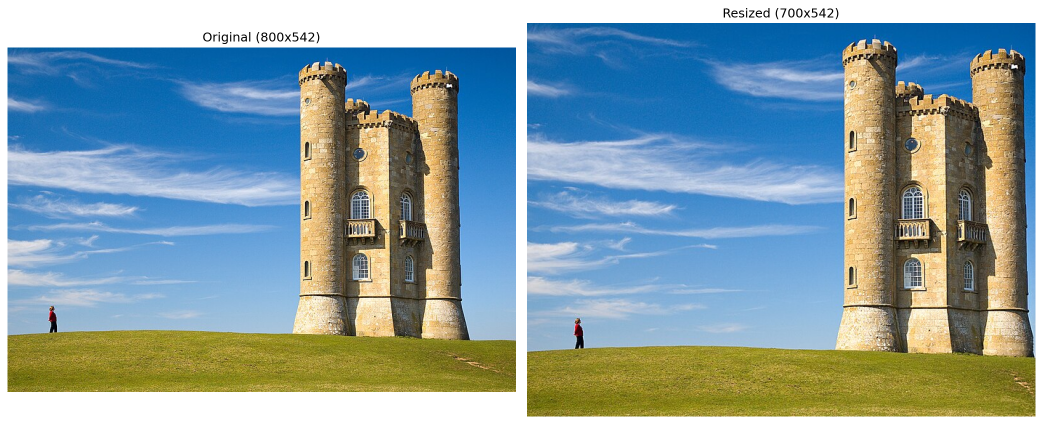
#> input picture 100_seams/100_seams_comparison.png, 2085 x 848 px, given in place of Input.jpg, which was not available (shown at 1/2 size)
$ python test.py
#> lines starting #> are read from the running program, lines starting #| are printed output that depends on the picture; pictures that were not available may be replaced by others from this repository, and a replacement may not be noted
### seam_carving.py
import numpy as np
from PIL import Image
import matplotlib.pyplot as plt
from scipy import ndimage
from numba import jit

class SeamCarver:
    """
    Optimized implementation of Seam Carving algorithm for content-aware image resizing.
    Based on Shortest Path on DAG approach with performance optimizations.
    """

    def __init__(self, image_path):
        """Initialize with image path."""
#> called with image_path = 'Input.jpg'
        self.original_image = np.array(Image.open(image_path))
#> self.original_image is the input picture: shape (848, 2085, 4); mean R, G, B, A 134.8, 158.4, 163.9, 255
        self.image = self.original_image.copy()
        self.height, self.width = self.image.shape[:2]
#> self.height = 848; self.width = 2085

    def calculate_energy(self):
        """
        Calculate energy map using gradient magnitude - OPTIMIZED.
        Uses scipy's Sobel filters for faster computation.
        """
        # Convert to grayscale if color
        if len(self.image.shape) == 3:
            gray = np.dot(self.image[...,:3], [0.2989, 0.5870, 0.1140])
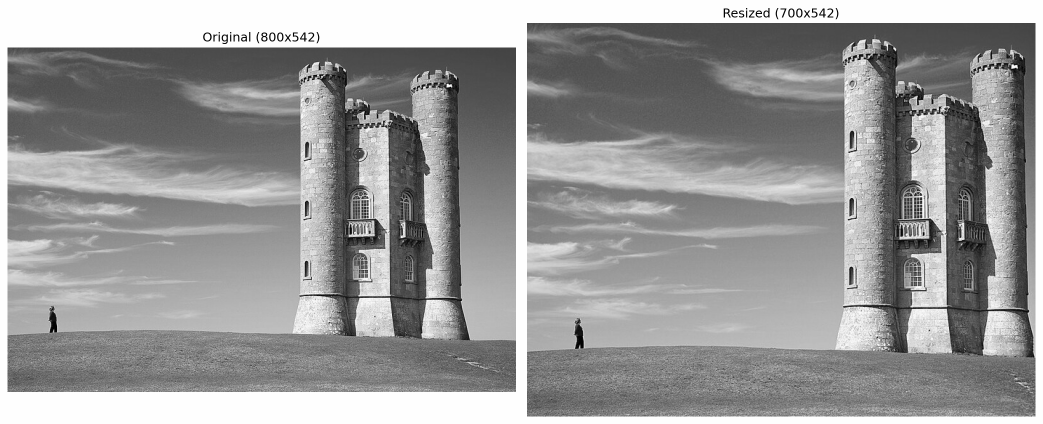
#> gray: shape (848, 2085) float64 (shown at 1/2 size); min 0, max 255, mean 151.9
        else:
            gray = self.image.astype(np.float64)

        # Use scipy's optimized Sobel filters
        dx = ndimage.sobel(gray, axis=1)
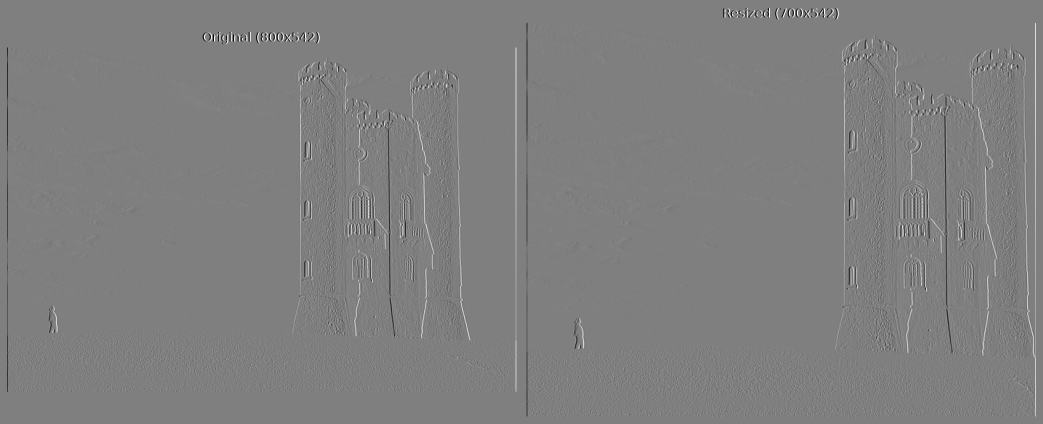
#> dx: shape (848, 2085) float64 (shown at 1/2 size); min -1019.9, max 1019.9, mean 0; drawn with min black and max white
        dy = ndimage.sobel(gray, axis=0)

        # Energy is the magnitude of gradient
        energy = np.hypot(dx, dy)
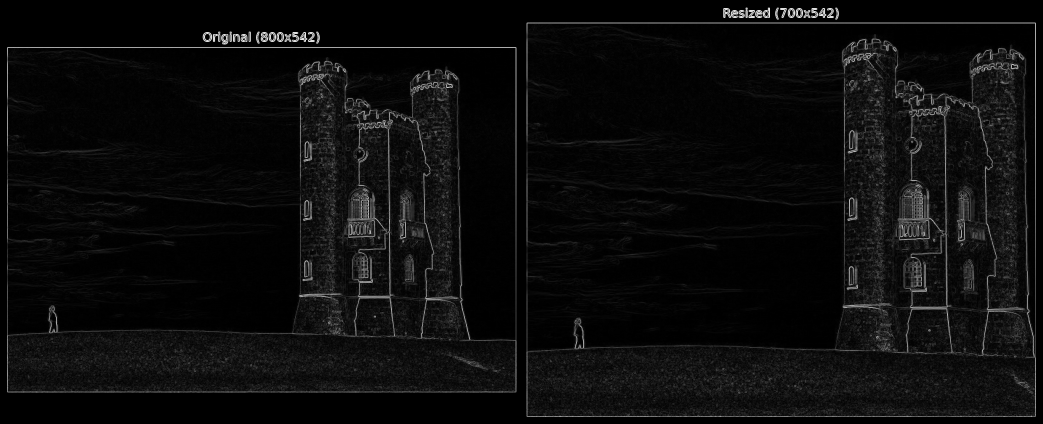
#> energy: shape (848, 2085) float64 (shown at 1/2 size); min 0, max 1099.6, mean 53.6; drawn with min black and max white
        return energy

    # [41 lines left out: function find_vertical_seam, not called in this run]

    def remove_vertical_seam(self, seam):
        """
        Remove a vertical seam from the image - OPTIMIZED.
        Uses advanced indexing for faster removal.

        Args:
            seam: array of x-coordinates for each row
        """
        height, width = self.image.shape[:2]

        # Create mask for pixels to keep (vectorized)
        if len(self.image.shape) == 3:
            # Color image
            mask = np.ones((height, width, 3), dtype=bool)
            for y in range(height):
                mask[y, seam[y], :] = False
            self.image = self.image[mask].reshape(height, width - 1, 3)
        else:
            # Grayscale image
            mask = np.ones((height, width), dtype=bool)
            for y in range(height):
                mask[y, seam[y]] = False
            self.image = self.image[mask].reshape(height, width - 1)

        self.height, self.width = self.image.shape[:2]

    # [89 lines left out: functions remove_multiple_seams, resize, resize_fast, not called in this run]

    def visualize_seam(self, num_seams=1):
        """
        Visualize seams on the original image - OPTIMIZED.

        Args:
            num_seams: number of seams to highlight

        Returns:
            image with seams marked in red
        """
#> called with num_seams = 100
        # Reset to original image
        self.image = self.original_image.copy()
        self.height, self.width = self.image.shape[:2]

        # Create visualization image
        vis_image = self.image.copy()

        # Collect all seams first
        all_seams = []
        for i in range(num_seams):
            seam = self.find_vertical_seam()
            all_seams.append(seam.copy())
            self.remove_vertical_seam(seam)
#> this loop made 1 pass
#> pass 1, in find_vertical_seam, `M = compute_M_numba(energy)`:
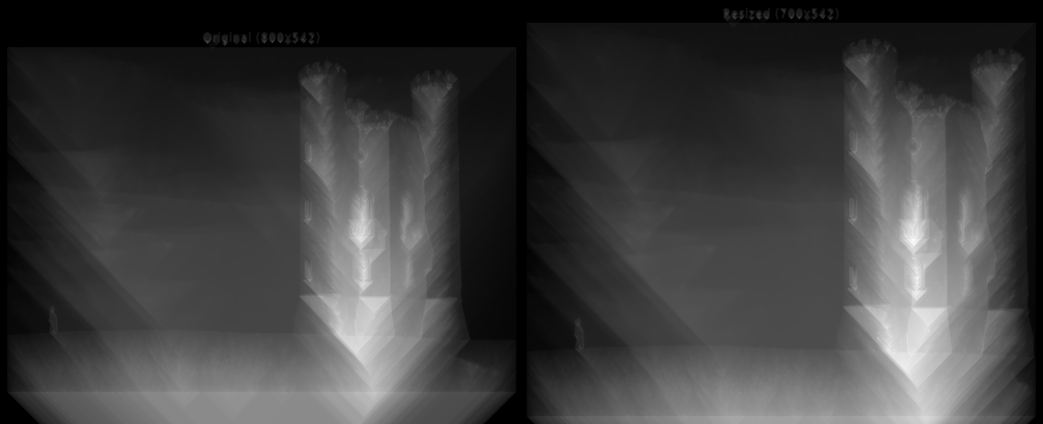
#> M: shape (848, 2085) float64 (shown at 1/2 size); min 0, max 20944.6, mean 5091.8; drawn with min black and max white

        # Reset image
        self.image = self.original_image.copy()
        self.height, self.width = self.image.shape[:2]

        # Mark all seams accounting for removals
        for i, seam in enumerate(all_seams):
            # Adjust for previously marked seams
            adjusted_seam = seam.copy()
            for prev_seam in all_seams[:i]:
                adjusted_seam[prev_seam <= adjusted_seam] += 1

            # Mark seam in red
            for y in range(self.height):
                x = adjusted_seam[y]
                if x < vis_image.shape[1]:
                    if len(vis_image.shape) == 3:
                        vis_image[y, x] = [255, 0, 0]
                    else:
                        vis_image[y, x] = 255

        return vis_image


# Numba-optimized helper functions for critical paths
@jit(nopython=True)
def compute_M_numba(energy):
    """Numba-optimized dynamic programming for seam finding."""
    height, width = energy.shape
    M = energy.copy()

    for y in range(1, height):
        for x in range(width):
            if x == 0:
                M[y, x] += min(M[y-1, x], M[y-1, x+1])
            elif x == width - 1:
                M[y, x] += min(M[y-1, x-1], M[y-1, x])
            else:
                M[y, x] += min(M[y-1, x-1], M[y-1, x], M[y-1, x+1])

    return M


class FastSeamCarver(SeamCarver):
    """
    Ultra-optimized version using Numba JIT compilation.
    Falls back to regular version if Numba not available.
    """

    def find_vertical_seam(self):
        """
        Numba-accelerated seam finding.
        """
        try:
            energy = self.calculate_energy()
            height, width = energy.shape

            # Use Numba-optimized DP
            M = compute_M_numba(energy)

            # Backtrack
            seam = np.zeros(height, dtype=np.int32)
            seam[-1] = np.argmin(M[-1])

            for y in range(height - 2, -1, -1):
                x = seam[y + 1]
                if x == 0:
                    seam[y] = 0 if M[y, 0] < M[y, 1] else 1
                elif x == width - 1:
                    seam[y] = x - 1 if M[y, x-1] < M[y, x] else x
                else:
                    options = [M[y, x-1], M[y, x], M[y, x+1]]
                    seam[y] = x - 1 + np.argmin(options)

            return seam
        except:
            # Fall back to parent method if Numba fails
            return super().find_vertical_seam()


# Example usage
# [82 lines that do not run on import are left out]

### test.py
from seam_carving import FastSeamCarver
from matplotlib import pyplot as plt
# Initialize with image
carver = FastSeamCarver("Input.jpg")

# Energy Map
energy_map = carver.calculate_energy()
plt.imshow(energy_map,cmap='gray')
plt.show()

# Visualize seams (shortest paths)
#> (the run stopped early here; a loop or call above may not have finished)
